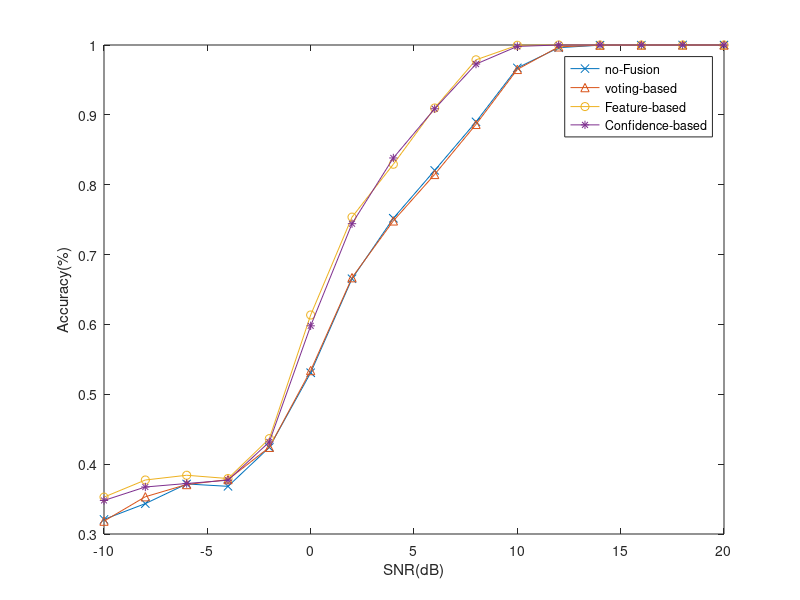
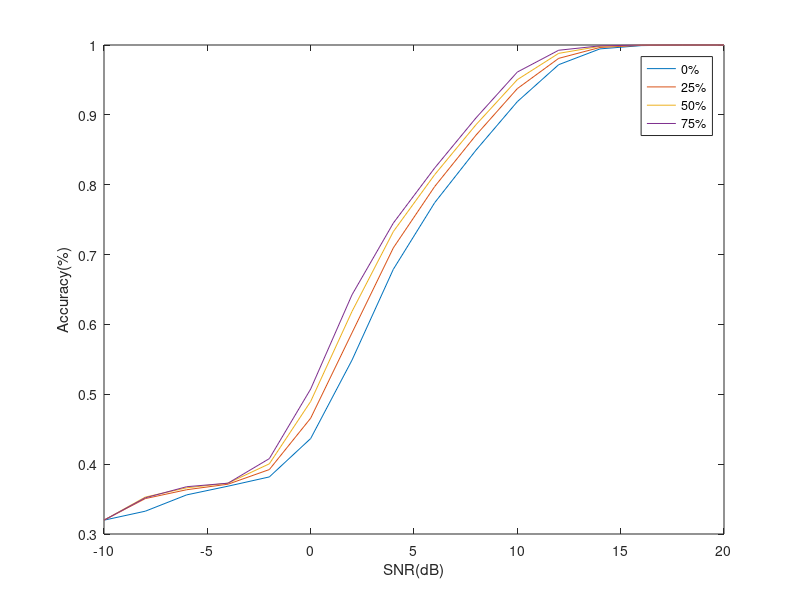
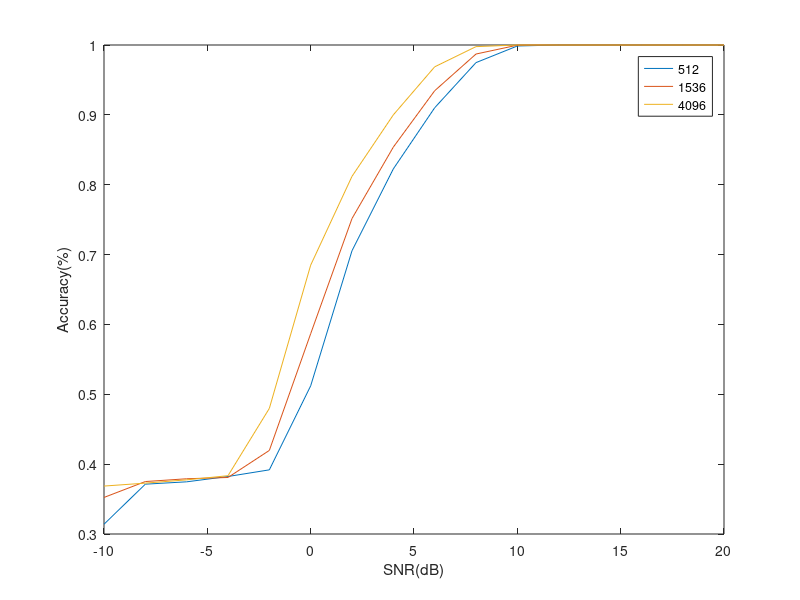

Source code (MATLAB) for these figures, in order:
clc; clear; close all;

acc_awgn = [0.32088	0.3435 0.37163 0.36825 0.424 0.5309	0.6654 0.7519 0.8205 0.89 0.96725 0.99613 0.99975 0.99975 1 1];
acc_voting = [0.318447916666667	0.353333333333333	0.370822916666667	0.377875000000000	0.424114583333333	0.533968750000000	0.666927083333333	0.748239583333333	0.814729166666667	0.886385416666667	0.965093750000000	0.997333333333333	0.999802083333333	0.999937500000000	0.999989583333333	0.999989583333333];
acc_fc = [0.3528 0.3773 0.3841 0.3794 0.4365 0.6135 0.7536 0.8293 0.9098 0.9788 0.9996 1 1 1 1 1];
acc_soft = [0.3480 0.3673 0.3723 0.377 0.4318 0.5980 0.7442 0.8383 0.9087 0.9727 0.9980 1 1 1 1 1];

snr = -10:2:20;

figure;
plot(snr, acc_awgn, '-x'); hold on;
plot(snr, acc_voting, '-^'); hold on;
plot(snr, acc_fc, '-o'); hold on;
plot(snr, acc_soft, '-*');
legend("no-Fusion", "voting-based", "Feature-based", "Confidence-based")
xlabel("SNR(dB)")
ylabel("Accuracy(%)")

acc_overlap_1 = [0.319791666666667	0.332666666666667	0.356000000000000	0.368458333333333	0.381708333333333	0.436666666666667	0.548916666666667	0.678958333333333	0.774250000000000	0.849500000000000	0.918916666666667	0.971833333333333	0.994458333333333	0.999125000000000	0.999958333333333	1];
acc_overlap_2 = [0.319791666666667	0.350708333333333	0.363375000000000	0.371291666666667	0.392250000000000	0.465791666666667	0.588000000000000	0.709625000000000	0.797375000000000	0.871000000000000	0.937583333333333	0.980875000000000	0.996500000000000	0.999500000000000	0.999958333333333	1];
acc_overlap_3 = [0.319791666666667	0.352875000000000	0.366125000000000	0.372791666666667	0.400458333333333	0.489750000000000	0.618583333333333	0.732916666666667	0.814375000000000	0.885916666666667	0.950416666666667	0.988041666666667	0.998125000000000	0.999791666666667	1	1];
acc_overlap_4 = [0.319791666666667	0.351875000000000	0.367708333333333	0.372750000000000	0.407916666666667	0.507541666666667	0.642416666666667	0.745125000000000	0.823916666666667	0.895666666666667	0.961291666666667	0.992500000000000	0.998791666666667	0.999875000000000	1	1];

figure;
plot(snr, acc_overlap_1); hold on;
plot(snr, acc_overlap_2); hold on;
plot(snr, acc_overlap_3); hold on;
plot(snr, acc_overlap_4); hold on;
legend("0%", "25%", "50%", "75%")
xlabel("SNR(dB)")
ylabel("Accuracy(%)")

acclen_1 = [0.314000000000000	0.371333333333333	0.374708333333333	0.382333333333333	0.391833333333333	0.512083333333333	0.705500000000000	0.822666666666667	0.910125000000000	0.974791666666667	0.998583333333333	1	1	1	1	1];
acclen_2 = [0.352333333333333	0.375083333333333	0.379083333333333	0.380916666666667	0.419625000000000	0.586708333333333	0.751583333333333	0.853875000000000	0.934500000000000	0.987083333333333	0.999750000000000	1	1	1	1	1];
acclen_3 = [0.368625000000000	0.372833333333333	0.377541666666667	0.383458333333333	0.479791666666667	0.684833333333333	0.812000000000000	0.900000000000000	0.968750000000000	0.997666666666667	1	1	1	1	1	1];

figure;
plot(snr, acclen_1); hold on;
plot(snr, acclen_2); hold on;
plot(snr, acclen_3); hold on;
legend("512", "1536", "4096")
xlabel("SNR(dB)")
ylabel("Accuracy(%)")
